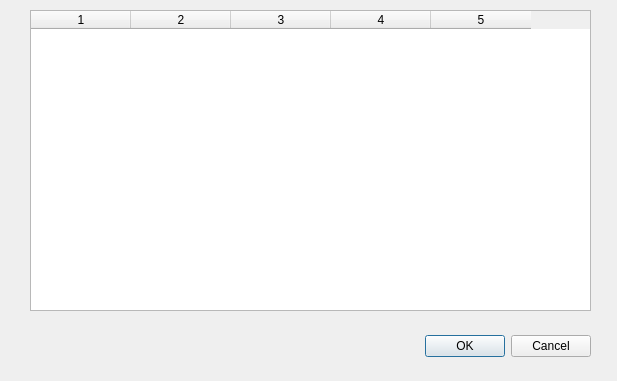
<?xml version="1.0" encoding="UTF-8"?>
<ui version="4.0">
 <class>tGf</class>
 <widget class="QDialog" name="tGf">
  <property name="geometry">
   <rect>
    <x>0</x>
    <y>0</y>
    <width>617</width>
    <height>381</height>
   </rect>
  </property>
  <property name="windowTitle">
   <string>Dialog</string>
  </property>
  <widget class="QDialogButtonBox" name="buttonBox">
   <property name="geometry">
    <rect>
     <x>250</x>
     <y>330</y>
     <width>341</width>
     <height>32</height>
    </rect>
   </property>
   <property name="orientation">
    <enum>Qt::Horizontal</enum>
   </property>
   <property name="standardButtons">
    <set>QDialogButtonBox::Cancel|QDialogButtonBox::Ok</set>
   </property>
  </widget>
  <widget class="QTableWidget" name="tableWidget">
   <property name="geometry">
    <rect>
     <x>30</x>
     <y>10</y>
     <width>561</width>
     <height>301</height>
    </rect>
   </property>
   <property name="columnCount">
    <number>5</number>
   </property>
   <column/>
   <column/>
   <column/>
   <column/>
   <column/>
  </widget>
 </widget>
 <resources/>
 <connections>
  <connection>
   <sender>buttonBox</sender>
   <signal>accepted()</signal>
   <receiver>tGf</receiver>
   <slot>accept()</slot>
   <hints>
    <hint type="sourcelabel">
     <x>248</x>
     <y>254</y>
    </hint>
    <hint type="destinationlabel">
     <x>157</x>
     <y>274</y>
    </hint>
   </hints>
  </connection>
  <connection>
   <sender>buttonBox</sender>
   <signal>rejected()</signal>
   <receiver>tGf</receiver>
   <slot>reject()</slot>
   <hints>
    <hint type="sourcelabel">
     <x>316</x>
     <y>260</y>
    </hint>
    <hint type="destinationlabel">
     <x>286</x>
     <y>274</y>
    </hint>
   </hints>
  </connection>
 </connections>
</ui>
